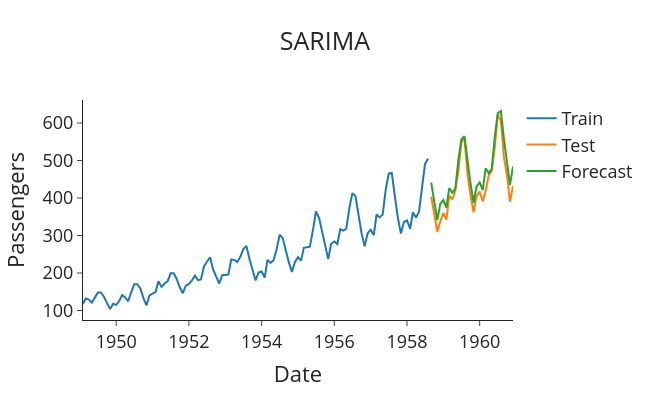

Here is the notebook cell this chart was saved with:
### Markdown cell above
Finally, we will plot the forecasts:

### Code cell
# Import packages
import plotly.graph_objects as go

def plot_forecasts(forecasts: list[float], title: str) -> None:
    """Function to plot the forecasts."""
    fig = go.Figure()
    fig.add_trace(go.Scatter(x=train['Month'], y=train['#Passengers'], name='Train'))
    fig.add_trace(go.Scatter(x=test['Month'], y=test['#Passengers'], name='Test'))
    fig.add_trace(go.Scatter(x=test['Month'], y=forecasts, name='Forecast'))
    fig.update_layout(template="simple_white", font=dict(size=18), title_text=title,
                      width=650, title_x=0.5, height=400, xaxis_title='Date',
                      yaxis_title='Passengers')

    return fig.show()


# Plot the forecasts
plot_forecasts(forecasts, 'SARIMA')
